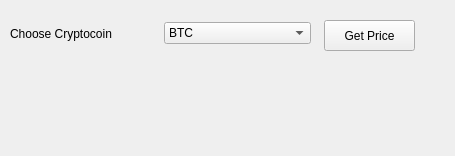
<?xml version="1.0" encoding="UTF-8"?>
<ui version="4.0">
 <class>Form</class>
 <widget class="QWidget" name="Form">
  <property name="geometry">
   <rect>
    <x>0</x>
    <y>0</y>
    <width>455</width>
    <height>156</height>
   </rect>
  </property>
  <property name="windowTitle">
   <string>Form</string>
  </property>
  <widget class="QWidget" name="widget" native="true">
   <property name="geometry">
    <rect>
     <x>10</x>
     <y>70</y>
     <width>541</width>
     <height>51</height>
    </rect>
   </property>
   <widget class="QLabel" name="coinLabel">
    <property name="geometry">
     <rect>
      <x>0</x>
      <y>10</y>
      <width>151</width>
      <height>31</height>
     </rect>
    </property>
    <property name="styleSheet">
     <string notr="true">font: 16pt &quot;Segoe Fluent Icons&quot;;</string>
    </property>
    <property name="text">
     <string/>
    </property>
   </widget>
   <widget class="QLabel" name="priceLabel">
    <property name="geometry">
     <rect>
      <x>150</x>
      <y>10</y>
      <width>281</width>
      <height>31</height>
     </rect>
    </property>
    <property name="styleSheet">
     <string notr="true">font: 14pt &quot;Segoe Fluent Icons&quot;;</string>
    </property>
    <property name="text">
     <string/>
    </property>
   </widget>
  </widget>
  <widget class="QWidget" name="layoutWidget">
   <property name="geometry">
    <rect>
     <x>10</x>
     <y>20</y>
     <width>301</width>
     <height>27</height>
    </rect>
   </property>
   <layout class="QHBoxLayout" name="horizontalLayout">
    <item>
     <widget class="QLabel" name="label">
      <property name="styleSheet">
       <string notr="true">font: 16pt &quot;Segoe Fluent Icons&quot;;</string>
      </property>
      <property name="text">
       <string>Choose Cryptocoin</string>
      </property>
     </widget>
    </item>
    <item>
     <widget class="QComboBox" name="comboBox">
      <item>
       <property name="text">
        <string>BTC</string>
       </property>
      </item>
      <item>
       <property name="text">
        <string>ETH</string>
       </property>
      </item>
      <item>
       <property name="text">
        <string>BNB</string>
       </property>
      </item>
      <item>
       <property name="text">
        <string>Doge</string>
       </property>
      </item>
      <item>
       <property name="text">
        <string>SOL</string>
       </property>
      </item>
      <item>
       <property name="text">
        <string>XRP</string>
       </property>
      </item>
     </widget>
    </item>
   </layout>
  </widget>
  <widget class="QPushButton" name="priceButton">
   <property name="geometry">
    <rect>
     <x>324</x>
     <y>20</y>
     <width>91</width>
     <height>31</height>
    </rect>
   </property>
   <property name="styleSheet">
    <string notr="true">font: 12pt&quot;Segoe Fluent Icons&quot;;</string>
   </property>
   <property name="text">
    <string>Get Price</string>
   </property>
  </widget>
 </widget>
 <resources/>
 <connections/>
</ui>
